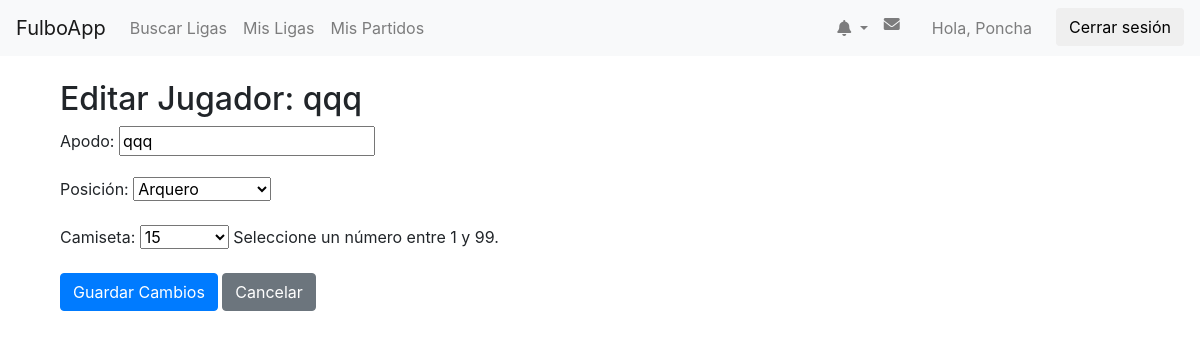
The app's page /AppFulbo/jugador/editar/22/ (signed in) with its own data.
### AppFulbo/models.py (models this page shows, shortened)
class Jugador(models.Model):
    OPCIONES = [
        ('1', 'Arquero'),
        ('2', 'Defensor'),
        ('3', 'Mediocampista'),
        ('4', 'Delantero'),
    ]
    usuario = models.ForeignKey(User, null=True, blank=True, on_delete=models.CASCADE,related_name="user")
    apodo = models.CharField(max_length=15)
    posicion = models.CharField(max_length=1, choices=OPCIONES, null=True, blank=True)
    liga = models.ForeignKey(Liga, on_delete=models.CASCADE, related_name="jugadores")
    numero = models.IntegerField(
        choices=NUMERO_CHOICES,
        validators=[MinValueValidator(1), MaxValueValidator(99)],
        null=True,
        blank=True,
        help_text="Seleccione un número entre 1 y 99."
    )
    activo = models.BooleanField(default=True, help_text="Indica si el jugador está activo en la liga.")
    class Meta:
        unique_together = ('apodo', 'liga')

### AppFulbo/views.py (the view)
# urls.py: path('jugador/editar/<int:jugador_id>/', views.editar_jugador, name='editar_jugador'),
def editar_jugador(request, jugador_id):
    jugador = get_object_or_404(Jugador, id=jugador_id)
    if request.user not in jugador.liga.presidentes.all():
        return HttpResponseForbidden("No tenés permisos para editar este jugador.")
    if request.method == 'POST':
        form = JugadorForm(request.POST, instance=jugador, liga=jugador.liga)
        if form.is_valid():
            form.save()
            messages.success(request, "Jugador actualizado correctamente.")
            return redirect('editar_liga', liga_id=jugador.liga.id)
    else:
        form = JugadorForm(instance=jugador, liga=jugador.liga)
    context = {
        'form': form,
        'jugador': jugador
    }
    return render(request, 'AppFulbo/editar_jugador.html', context)

### AppFulbo/forms.py (shortened to what this page needs)
class JugadorForm(forms.ModelForm):
    class Meta:
        model = Jugador
        fields = ['apodo', 'posicion','numero']
        labels = {
            'apodo': 'Apodo',
            'posicion': 'Posición',
            'numero': 'Camiseta'
        }
    def __init__(self, *args, **kwargs):
        self.liga = kwargs.pop('liga', None)
        super().__init__(*args, **kwargs)
    help_texts = {
            'apodo': 'Ingrese un apodo único en la liga.'
        }
    error_messages = {
            'apodo': {
                'unique': "Ya existe este apodo en esta liga.",
            },
        }

### AppFulbo/context_processors.py (called while the page is built)
def notificaciones_context(request):
    if request.user.is_authenticated:
        notificaciones_no_leidas = Notificacion.objects.filter(usuario=request.user, leido=False).count()
    else:
        notificaciones_no_leidas = 0
    return {
        'notificaciones_no_leidas': notificaciones_no_leidas,
    }

### AppFulbo/templates/AppFulbo/editar_jugador.html (shortened to what this page needs)
{% extends 'AppFulbo/base.html' %}
{% block content %}
<div class="container mt-4">
    <h2>Editar Jugador: {{ jugador.apodo }}</h2>
    <form method="post">
        {{ form.as_p }}
        <button type="submit" class="btn btn-primary">Guardar Cambios</button>
        <a href="{% url 'editar_liga' liga_id=jugador.liga.id %}" class="btn btn-secondary">Cancelar</a>
    </form>
</div>
{% endblock %}

### AppFulbo/templates/AppFulbo/base.html (shortened to what this page needs)
{% load static %}
<html lang="es">
<head>
    <link rel="stylesheet" href="https://cdnjs.cloudflare.com/ajax/libs/font-awesome/6.0.0-beta3/css/all.min.css"
 />
    <link rel="stylesheet" href="https://maxcdn.bootstrapcdn.com/bootstrap/4.0.0/css/bootstrap.min.css">
</head>
<body>
    <nav class="navbar navbar-expand-lg navbar-light bg-light">
        <a class="navbar-brand" href="{% url 'inicio' %}">FulboApp</a>
        <div class="collapse navbar-collapse">
            <ul class="navbar-nav mr-auto">
                <li class="nav-item">
                    <li class="nav-item">
                        <a class="nav-link" href="{% url 'buscar_ligas' %}">Buscar Ligas</a>
                    </li>
                    <a class="nav-link" href="{% url 'mis_ligas' %}">Mis Ligas</a>
                </li>
                <li class="nav-item">
                    <a class="nav-link" href="{% url 'mis_partidos' %}">Mis Partidos</a>
                </li>
            </ul>
            <ul class="navbar-nav">
                {% if user.is_authenticated %}
                <li class="nav-item dropdown">
                    <a id="notificationDropdown" class="nav-link dropdown-toggle" href="#" role="button" data-bs-toggle="dropdown" aria-expanded="false">
                        <i class="fa-solid fa-bell"></i>
                    </a>
                </li>
                <li class="nav-item mr-3">
                    <a class="nav-link" href="{% url 'inbox' %}"><i class="fa-solid fa-envelope"></i> </a>
                </li>
                <li class="nav-item mr-3">
                    <a class="nav-link" href="{% url 'mi_perfil' %}">Hola, {{ user.username }}</a>
                </li>
                <li class="nav-item">
                    <form action="{% url 'logout' %}" method="post" class="d-inline">
                        <button type="submit" class="btn btn-logout">Cerrar sesión</button>
                    </form>
                </li>
                {% else %}
                    <li class="nav-item">
                        <a class="nav-link" href="{% url 'login' %}">Iniciar sesión</a>
                    </li>
                {% endif %}
            </ul>
        </div>
    </nav>
    <div class="container mt-4">
        {% block content %}{% endblock %}
    </div>
</body>
</html>

### records on screen
Jugador: apodo "qqq", posicion "Arquero", numero "15"

### other values on screen
{{ user.username }} "Poncha"
